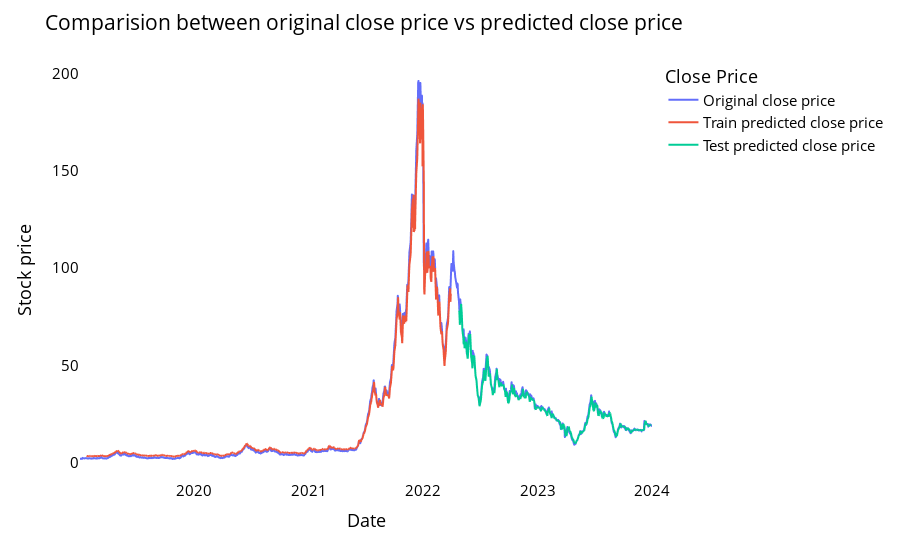

This figure's notebook cell:
### Code cell
# shift train predictions for plotting

look_back=time_step
trainPredictPlot = np.empty_like(closedf)
trainPredictPlot[:, :] = np.nan
trainPredictPlot[look_back:len(train_predict)+look_back, :] = train_predict
print("Train predicted data: ", trainPredictPlot.shape)

# shift test predictions for plotting
testPredictPlot = np.empty_like(closedf)
testPredictPlot[:, :] = np.nan
testPredictPlot[len(train_predict)+(look_back*2)+1:len(closedf)-1, :] = test_predict
print("Test predicted data: ", testPredictPlot.shape)

names = cycle(['Original close price','Train predicted close price','Test predicted close price'])


plotdf = pd.DataFrame({'date': close_stock['date'],
                       'original_close': close_stock['close'],
                      'train_predicted_close': trainPredictPlot.reshape(1,-1)[0].tolist(),
                      'test_predicted_close': testPredictPlot.reshape(1,-1)[0].tolist()})

fig = px.line(plotdf,x=plotdf['date'], y=[plotdf['original_close'],plotdf['train_predicted_close'],
                                          plotdf['test_predicted_close']],
              labels={'value':'Stock price','date': 'Date'})
fig.update_layout(title_text='Comparision between original close price vs predicted close price',
                  plot_bgcolor='white', font_size=15, font_color='black', legend_title_text='Close Price')
fig.for_each_trace(lambda t:  t.update(name = next(names)))

fig.update_xaxes(showgrid=False)
fig.update_yaxes(showgrid=False)
fig.show()

### Figure 1 — Plotly figure (JSON) as saved in the notebook; plotly's stock layout.template omitted (floating-point values rounded to 4 significant figures; data arrays with more than 128 entries replaced by an {"elided": "..."} marker saying what was removed)
{"data": [{"hovertemplate": "variable=original_close<br>Date=%{x}<br>Stock price=%{y}<extra></extra>", "legendgroup": "original_close", "line": {"color": "#636efa", "dash": "solid"}, "marker": {"symbol": "circle"}, "mode": "lines", "name": "Original close price", "showlegend": true, "type": "scattergl", "x": {"elided": "1235 str values"}, "xaxis": "x", "y": {"elided": "1235 float values"}, "yaxis": "y"}, {"hovertemplate": "variable=train_predicted_close<br>Date=%{x}<br>Stock price=%{y}<extra></extra>", "legendgroup": "train_predicted_close", "line": {"color": "#EF553B", "dash": "solid"}, "marker": {"symbol": "circle"}, "mode": "lines", "name": "Train predicted close price", "showlegend": true, "type": "scattergl", "x": {"elided": "1235 str values"}, "xaxis": "x", "y": {"elided": "1235 float values"}, "yaxis": "y"}, {"hovertemplate": "variable=test_predicted_close<br>Date=%{x}<br>Stock price=%{y}<extra></extra>", "legendgroup": "test_predicted_close", "line": {"color": "#00cc96", "dash": "solid"}, "marker": {"symbol": "circle"}, "mode": "lines", "name": "Test predicted close price", "showlegend": true, "type": "scattergl", "x": {"elided": "1235 str values"}, "xaxis": "x", "y": {"elided": "1235 float values"}, "yaxis": "y"}], "layout": {"font": {"color": "black", "size": 15}, "legend": {"title": {"text": "Close Price"}, "tracegroupgap": 0}, "margin": {"t": 60}, "plot_bgcolor": "white", "title": {"text": "Comparision between original close price vs predicted close price"}, "xaxis": {"anchor": "y", "domain": [0, 1], "showgrid": false, "title": {"text": "Date"}}, "yaxis": {"anchor": "x", "domain": [0, 1], "showgrid": false, "title": {"text": "Stock price"}}}}
